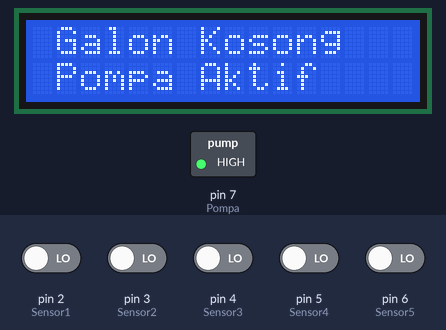
Bench run of a sketch on a simulated Arduino Uno, built with avr-gcc and run on an emulated ATmega328P. Parts: 16×2 character LCD, switched loads named in the sketch (green lamp = pin HIGH). The test bench sets the inputs (shaded band); at power-on: pin 2 (Sensor1), pin 3 (Sensor2), pin 4 (Sensor3), pin 5 (Sensor4), pin 6 (Sensor5) LOW. What the sketch prints to the serial monitor is not drawn.

Above: at 1.7 s.
1.8 s: pin 2 (Sensor1) driven HIGH
At 3.2 s:
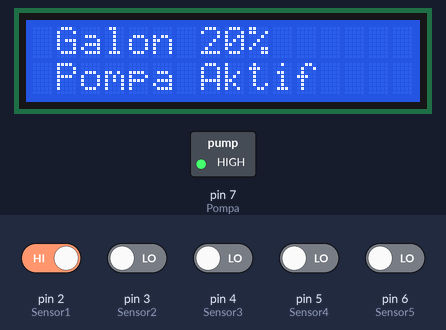
3.5 s: pin 3 (Sensor2) driven HIGH
At 4.7 s:
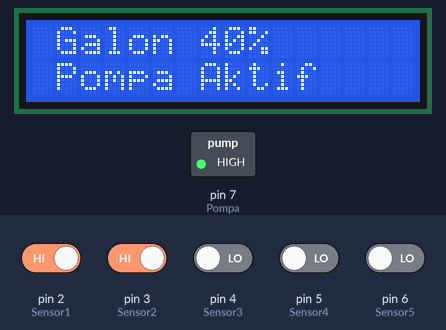
5.5 s: pin 6 (Sensor5) driven HIGH
At 7.2 s:
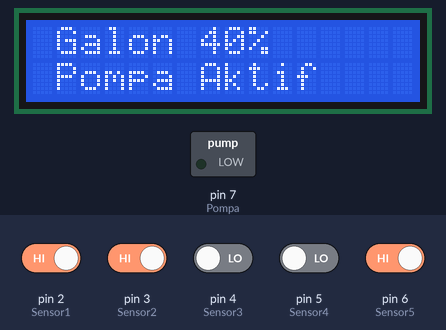
7.5 s: pin 5 (Sensor4) driven HIGH
At 8.9 s:
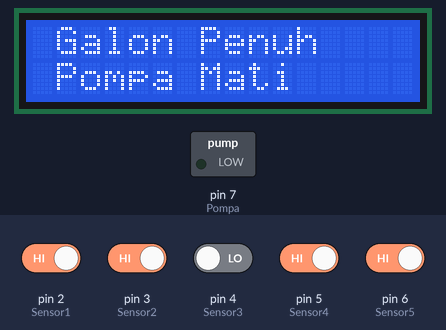
9.5 s: pin 6 (Sensor5) driven LOW
At 10.5 s:
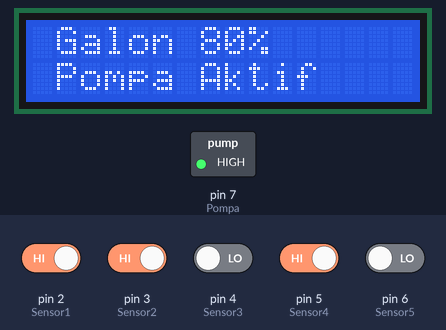
Timing chart, 0 to 12.5 s (numbered marks = the images above; inputs shaded):
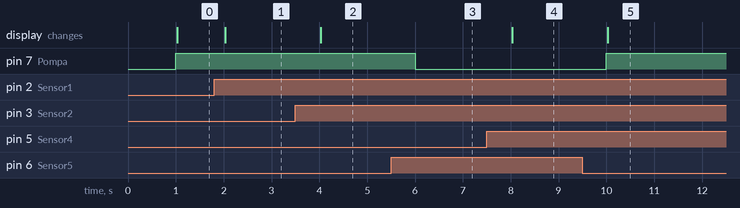

Measured:
- after the input at 1.8 s, the display: changes after 0.23 s (image 1)
- after the input at 3.5 s, the display: changes after 0.53 s (image 2)
- after the input at 5.5 s, pin 7 (Pompa): HIGH → LOW after 0.50 s
- after the input at 7.5 s, the display: changes after 0.53 s (image 4)
- after the input at 9.5 s, pin 7 (Pompa): LOW → HIGH after 0.50 s; the display: changes after 0.53 s (image 5)

The sketch:

Instru_hasan_vcc.ino
```cpp
#include <Wire.h>
#include <LiquidCrystal_I2C.h>

LiquidCrystal_I2C lcd (0x20, 16, 2);

#define Sensor1 2
#define Sensor2 3
#define Sensor3 4
#define Sensor4 5
#define Sensor5 6

#define Pompa 7

int Sensor1_read = 0;
int Sensor2_read = 0;
int Sensor3_read = 0;
int Sensor4_read = 0;
int Sensor5_read = 0;

void setup() {
  pinMode (Sensor1, INPUT);
  pinMode (Sensor2, INPUT);
  pinMode (Sensor3, INPUT);
  pinMode (Sensor4, INPUT);
  pinMode (Sensor5, INPUT);
  pinMode (Pompa, OUTPUT);

  lcd.begin();
  Serial.begin(9600);

  lcd.setCursor(0,0);
  lcd.print("Gallon        ");
  delay(500);
}
unsigned long time_now;
unsigned long time_last1;
unsigned long time_last2;
unsigned long time_last3;
unsigned long time_last4;
unsigned long time_last5;

void loop() {
  time_now = millis();
  if(time_now-time_last1 >= 1000){
    time_last1 = time_now;
    Sensor1_read = digitalRead(Sensor1);
    Sensor2_read = digitalRead(Sensor2);
    Sensor3_read = digitalRead(Sensor3);
    Sensor4_read = digitalRead(Sensor4);
    Sensor5_read = digitalRead(Sensor5);
  }
  if(time_now - time_last2 >= 1000){
    time_last2 = time_now;
    if(Sensor5_read){
      digitalWrite(Pompa, 0);
    }else if(Sensor4_read){
      digitalWrite(Pompa, 1);
    }else if(Sensor3_read){
      digitalWrite(Pompa, 1);
    }else if(Sensor2_read){
      digitalWrite(Pompa, 1);
    }else if(Sensor1_read){
      digitalWrite(Pompa, 1);
    }else{
      digitalWrite(Pompa, 1);
    }
  }
  if(time_now - time_last3 >= 1000){
   time_last3 = time_now;
   if(Sensor5_read && Sensor4_read){
      lcd.setCursor(0,0);
      lcd.print(" Galon Penuh    ");
      lcd.setCursor(0,1);
      lcd.print(" Pompa Mati     ");
      Serial.println("  Galon Penuh   ");
      Serial.println("  Pompa Mati    ");
      delay(200);
    }else if(Sensor4_read && !Sensor5_read){
      lcd.setCursor(0,0);
      lcd.print(" Galon 80%      ");
      lcd.setCursor(0,1);
      lcd.print(" Pompa Aktif    ");
      Serial.println("  Galon 80%     ");
      Serial.println("  Pompa Aktif   ");
      delay(200);
    }else if(Sensor3_read && !Sensor4_read){
      lcd.setCursor(0,0);
      lcd.print(" Galon 60%      ");
      lcd.setCursor(0,1);
      lcd.print(" Pompa Aktif    ");
      Serial.println("  Galon 60%     ");
      Serial.println("  Pompa Aktif   ");
      delay(200);
    }else if(Sensor2_read && !Sensor3_read){
      lcd.setCursor(0,0);
      lcd.print(" Galon 40%      ");
      lcd.setCursor(0,1);
      lcd.print(" Pompa Aktif    ");
      Serial.println("  Galon 40%     ");
      Serial.println("  Pompa Aktif   ");
      delay(200);
    }else if(Sensor1_read && !Sensor2_read){
      lcd.setCursor(0,0);
      lcd.print(" Galon 20%       ");
      lcd.setCursor(0,1);
      lcd.print(" Pompa Aktif    ");
      Serial.println("  Galon 20%      ");
      Serial.println("  Pompa Aktif   ");
      delay(200);
    }else{
      lcd.setCursor(0,0);
      lcd.print(" Galon Kosong   ");
      lcd.setCursor(0,1);
      lcd.print(" Pompa Aktif    ");
      Serial.println("  Galon Kosong  ");
      Serial.println("  Pompa Aktif   ");
    }
  }
}
```
